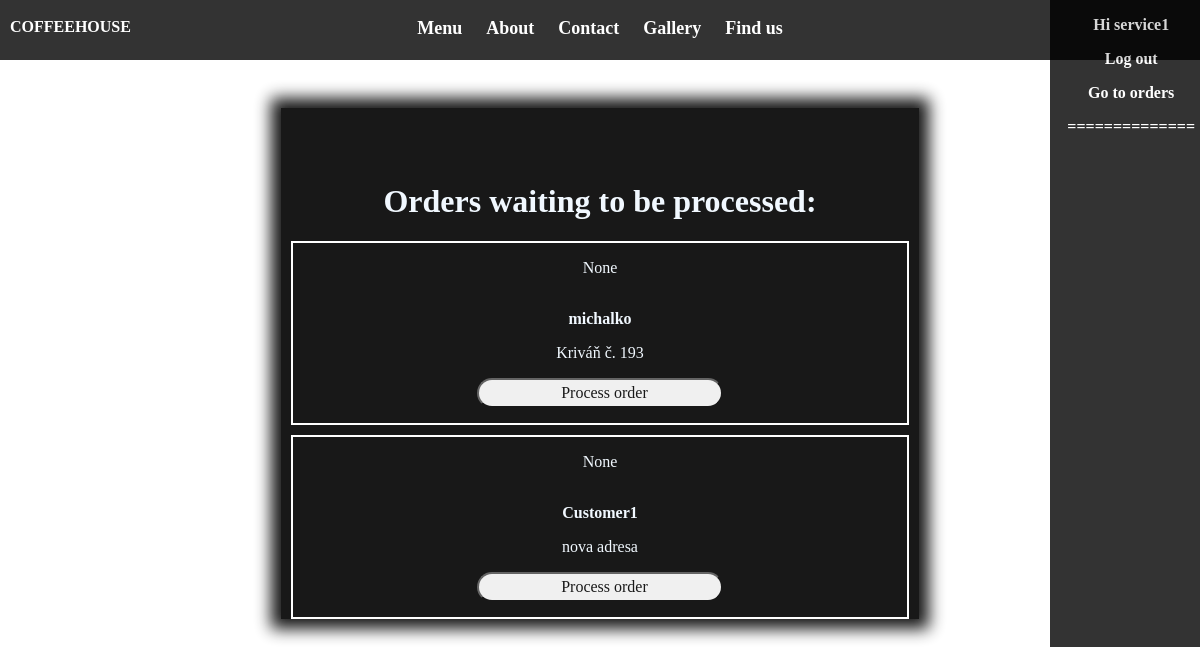
The page /orders/unprocessed (signed in) on the database as committed earlier.
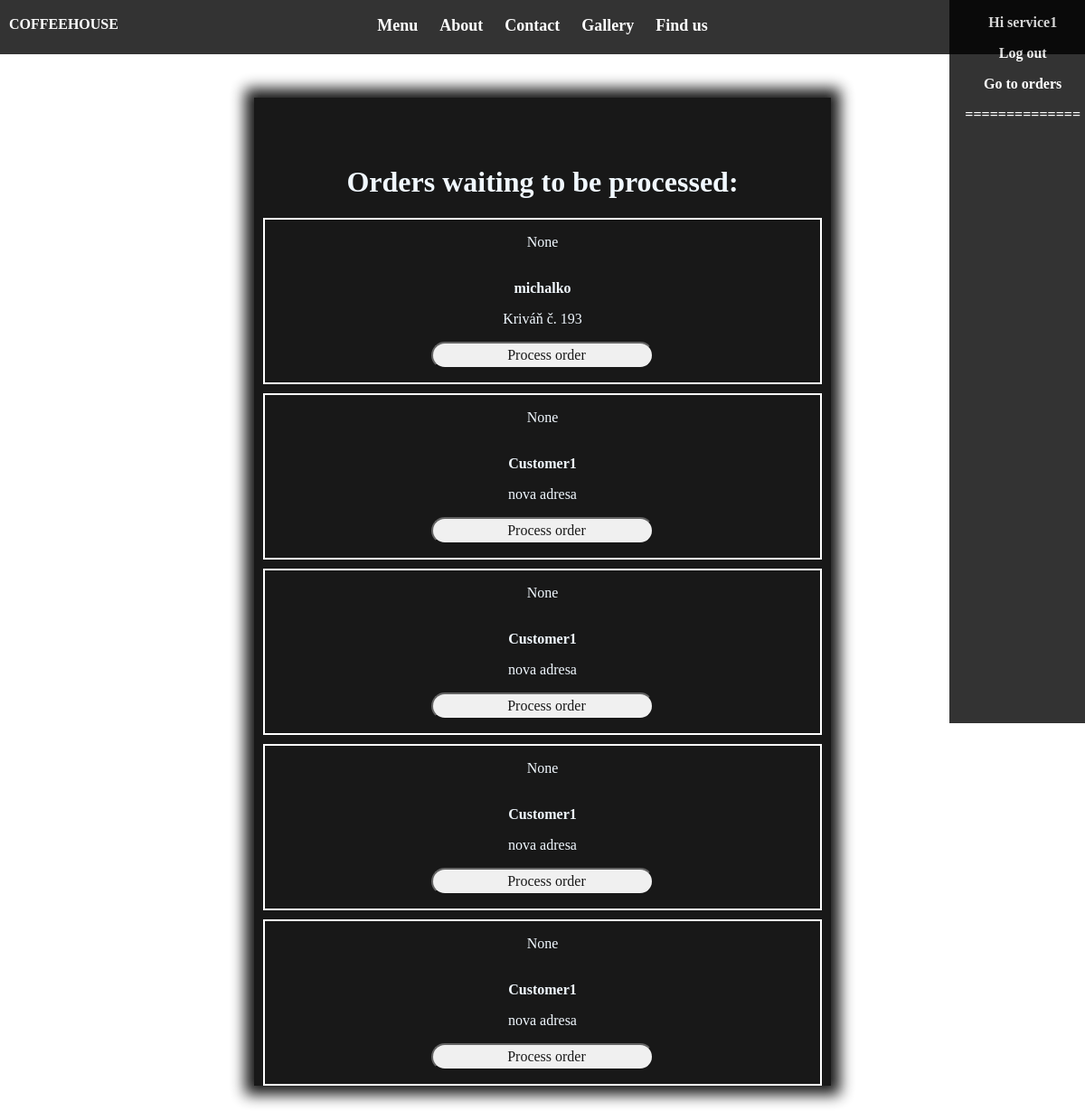
The same page on the database as committed later.
### coffehouse/orders/models.py (models this page shows, shortened)
class Order(models.Model):
    user = models.ForeignKey(Customer, related_name='client', on_delete=models.CASCADE, null=True)
    food = models.ManyToManyField(Food, related_name='foods')
    drink = models.ManyToManyField(Drink, related_name='drinks', default=None)
    created_at = models.DateField(auto_now_add=True)
    processed = models.BooleanField(default=False)
    processed_by = models.ForeignKey(Service, related_name='processed_by', on_delete=models.CASCADE, null=True)
    note = models.CharField(max_length=255, null=True)
    total_price = models.DecimalField(default=0.0, max_length=4, max_digits=6, decimal_places=2)

### coffehouse/users/models.py (models this page shows, shortened)
class Customer(models.Model):
    user = models.OneToOneField(BaseUser, on_delete=models.CASCADE, primary_key=True)
    address = models.CharField(max_length=100)
    country = models.CharField(max_length=40, default=" ")

class BaseUser(AbstractUser):
    is_owner = models.BooleanField(default=False)
    is_service = models.BooleanField(default=False)
    is_customer = models.BooleanField(default=False)

### coffehouse/orders/views.py (the view)
@login_required
def unprocessed_orders(request):
    if request.user.is_service:
        service = request.user
        orders = Order.objects.filter(processed=False)
        return render(request, 'orders/unprocessed_orders.html', {'orders': orders})
    return redirect('users:login')

### coffehouse/templates/orders/unprocessed_orders.html (shortened to what this page needs)
{% extends 'base.html' %}
{% block extra_head %}
    {% load staticfiles %}
    <link rel="stylesheet" type="text/css" href="{% static "css/orders/unprocessed_orders_style.css" %}">
{% endblock extra_head %}
{% block content %}
    <div class="content">
        <h1> Orders waiting to be processed: </h1>
        {% for order in orders %}
            <div class="order">
                <p> {{ order.food.name }}</p>
                <div class="line"></div>
                <p class="username"> {{ order.user.user.username }}</p>
                <p> {{ order.user.address }} </p>
                <input type="submit" class="btn-link" name="proceed" value="Process order"
                       onclick="proceedOrder(this, {{ order.pk }});">
            </div>
        {% endfor %}
    </div>
{% endblock content %}

Rows that differ between the two databases and show on the page:
added Order: food.name "None", user.user.username "Customer1", user.address "nova adresa"
added Order: food.name "None", user.user.username "Customer1", user.address "nova adresa"
added Order: food.name "None", user.user.username "Customer1", user.address "nova adresa"
